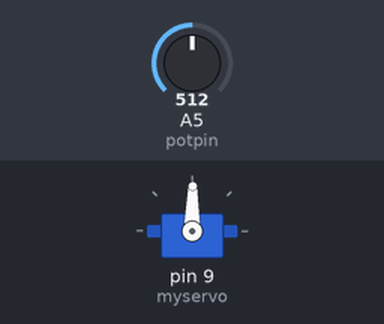
This sketch was run on a simulated Arduino Uno, built with avr-gcc and run on an emulated ATmega328P. Parts: servo. Inputs (shaded band) come from the test bench; at power-on: A5 (potpin) = 512.

Above: at 1.2 s.
1.3 s: A5 (potpin) set to 716
At 1.7 s:
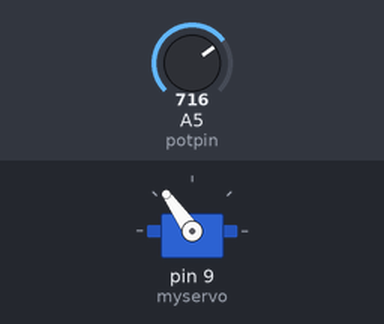
2.8 s: A5 (potpin) set to 900
At 3.7 s:
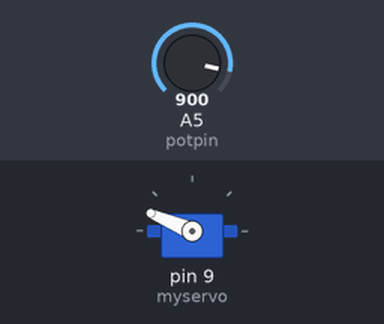
4.3 s: A5 (potpin) set to 1023
At 5.1 s:
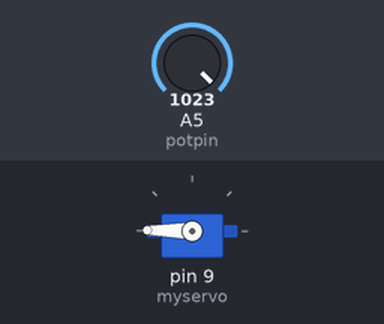
5.8 s: A5 (potpin) set to 306
At 7.0 s:
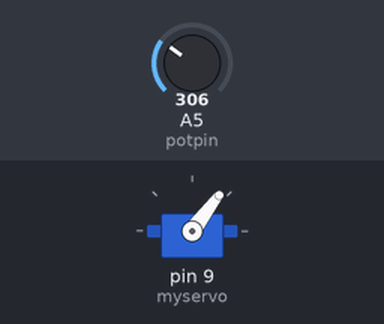
7.3 s: A5 (potpin) set to 122
At 8.5 s:
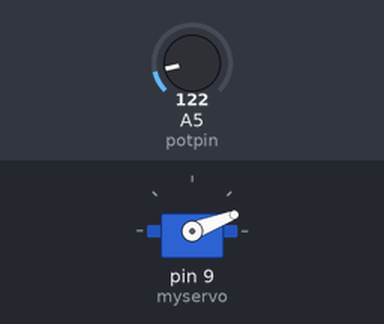
8.8 s: A5 (potpin) set to 511
At 9.5 s:
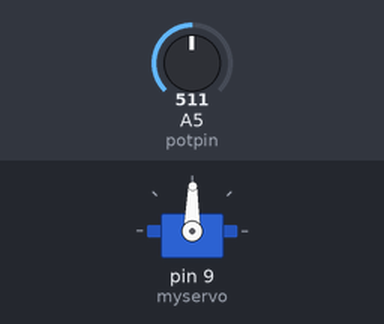
Timing chart, 0 to 11.3 s (numbered marks = the images above; inputs shaded):
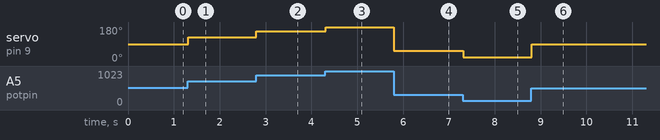

Measured:
- after the input at 1.3 s, servo on pin 9 (myservo): 89° → 125° at once
- after the input at 2.8 s, servo on pin 9 (myservo): 125° → 157° at once
- after the input at 4.3 s, servo on pin 9 (myservo): 157° → 179° at once
- after the input at 5.8 s, servo on pin 9 (myservo): 179° → 53° at once
- after the input at 7.3 s, servo on pin 9 (myservo): 53° → 21° at once
- after the input at 8.8 s, servo on pin 9 (myservo): 21° → 89° at once

The sketch:

ex-22-02.ino
```cpp
#include <Servo.h> //引入lib
Servo myservo;  // 创建一个伺服电机对象
#define potpin  A5  // 设定连接可变电阻的模拟引脚
int val;    // 创建变量，储存从模拟端口读取的值（0到1023）
void setup()
{
  myservo.attach(9);  // 9号引脚输出电机控制信号
                     //仅能使用PWM引脚
}
void loop()
{
  val = analogRead(potpin);
 // 读取来自可变电阻的模拟值（0到1023之间）
  val = map(val, 0, 1023, 0, 179);     // 利用“map”函数缩放该值，得到伺服电机需要的角度（0到180之间）
  myservo.write(val);     // 设定伺服电机的位置
  delay(15);             // 等待电机旋转到目标角度
}
```
